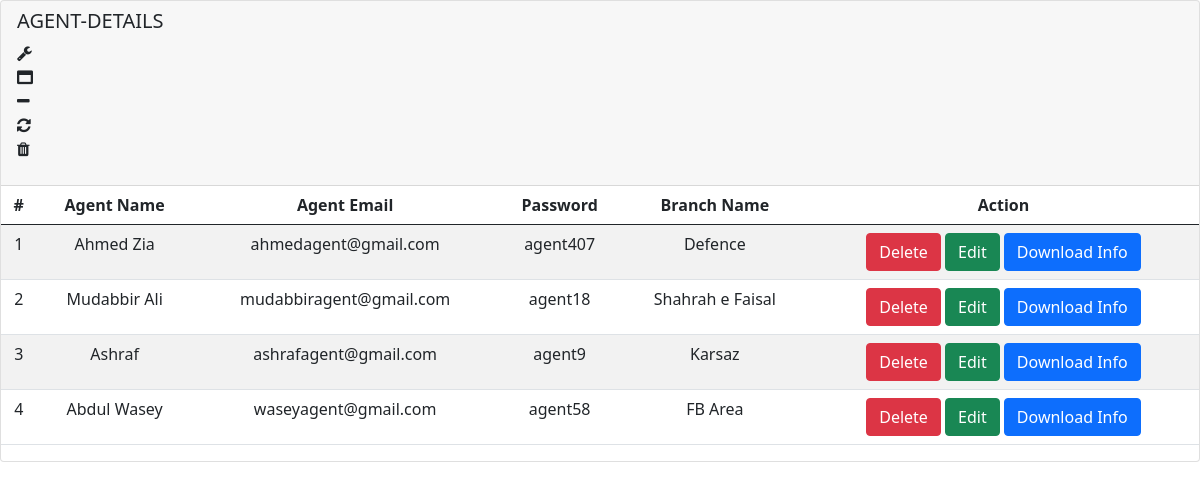
Screenshot of /admindashboard/agent-details.php with the database file from the repository.
### tables this page shows
CREATE TABLE `agent` (
  `agent_id` int(11) NOT NULL,
  `agent_name` varchar(255) DEFAULT NULL,
  `agent_email` varchar(255) DEFAULT NULL,
  `agent_password` varchar(255) DEFAULT NULL,
  `branch_id` int(11) DEFAULT NULL
);

CREATE TABLE `branch` (
  `branch_id` int(11) NOT NULL,
  `branch_name` varchar(255) DEFAULT NULL
);

### admindashboard/agent-details.php (the view, shortened to what this page needs)
<?php
include "../connection.php";
?>
                        <div class="pcoded-inner-content">
                            <div class="main-body">
                                <div class="page-wrapper">
                                    <div class="page-body">
                                        <div class="card">
                                            <div class="card-header">
                                                <h5>AGENT-DETAILS</h5>
                                                <div class="card-header-right">
                                                    <ul class="list-unstyled card-option">
                                                        <li><i class="fa fa fa-wrench open-card-option"></i></li>
                                                        <li><i class="fa fa-window-maximize full-card"></i></li>
                                                        <li><i class="fa fa-minus minimize-card"></i></li>
                                                        <li><i class="fa fa-refresh reload-card"></i></li>
                                                        <li><i class="fa fa-trash close-card"></i></li>
                                                    </ul>
                                                </div>
                                            </div>
                                            <div class="card-block table-border-style">
                                                <div class="table-responsive">
                                                    <table class="table table-striped text-center">
                                                        <thead>
                                                            <tr>
                                                                <th>#</th>
                                                                <th>Agent Name</th>
                                                                <th>Agent Email</th>
                                                                <th>Password</th>
                                                                <th>Branch Name</th>
                                                                <th>Action</th>
                                                            </tr>
                                                            </thead>
                                                            <tbody>
                                                            <?php
                                                           $query = mysqli_query($connection,"select agent.*,branch.branch_name from agent join branch on branch.branch_id = agent.branch_id");
                                                           foreach($query as $value){
                                                            ?>
                                                            <tr>
                                                                <td> <?php echo $value['agent_id']?> </td>
                                                                <td> <?php echo $value['agent_name']?> </td>
                                                                <td> <?php echo $value['agent_email']?> </td>
                                                                <td> <?php echo $value['agent_password']?> </td>
                                                                <td> <?php echo $value['branch_name']?> </td>
                                                                <td>
                                                                <button type="button" class="btn btn-danger" data-bs-toggle="modal"
                                                                data-bs-target="#delete<?php echo $value['agent_id']?>">Delete</button>
                                                                <button type="button" class="btn btn-success" data-bs-toggle="modal"
                                                                data-bs-target="#edit<?php echo $value['agent_id']?>">Edit</button>
                                                                <button type="button" class="btn btn-primary"
                                                                    onclick="window.open('agent_report.php?id=<?php echo $value['agent_id']; ?>')">
                                                                    Download Info
                                                                </button>
                                                                </td>
                                                            </tr>
                                                            <?php
                                                        }
                                                        ?>
                                                        </tbody>
                                                    </table>
                                                </div>
                                            </div>
                                        </div>
                                    </div>
                                </div>
                            </div>
                        </div>
        <link rel="stylesheet" href="assets/css/delmodal.css">
    <link rel="stylesheet" href="https://maxcdn.bootstrapcdn.com/font-awesome/4.7.0/css/font-awesome.min.css">
    <link href="https://cdn.jsdelivr.net/npm/bootstrap@5.0.2/dist/css/bootstrap.min.css" rel="stylesheet">
</body>
</html>

### rows the page displays
agent: agent_id "1", agent_name "Ahmed Zia", agent_email "ahmedagent@gmail.com", agent_password "agent407", branch.branch_name "Defence"
agent: agent_id "2", agent_name "Mudabbir Ali", agent_email "mudabbiragent@gmail.com", agent_password "agent18", branch.branch_name "Shahrah e Faisal"
agent: agent_id "3", agent_name "Ashraf", agent_email "ashrafagent@gmail.com", agent_password "agent9", branch.branch_name "Karsaz"
agent: agent_id "4", agent_name "Abdul Wasey", agent_email "waseyagent@gmail.com", agent_password "agent58", branch.branch_name "FB Area"
